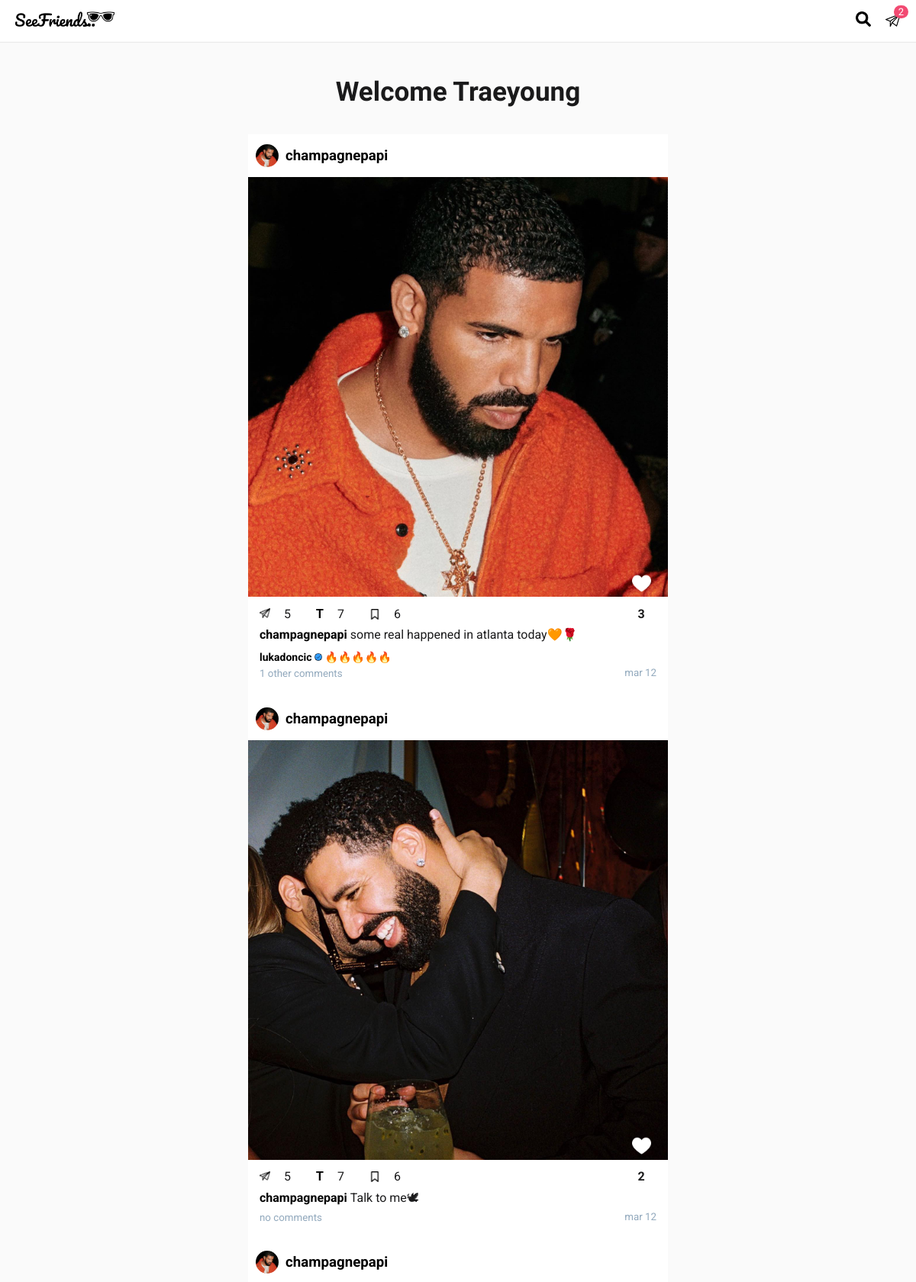
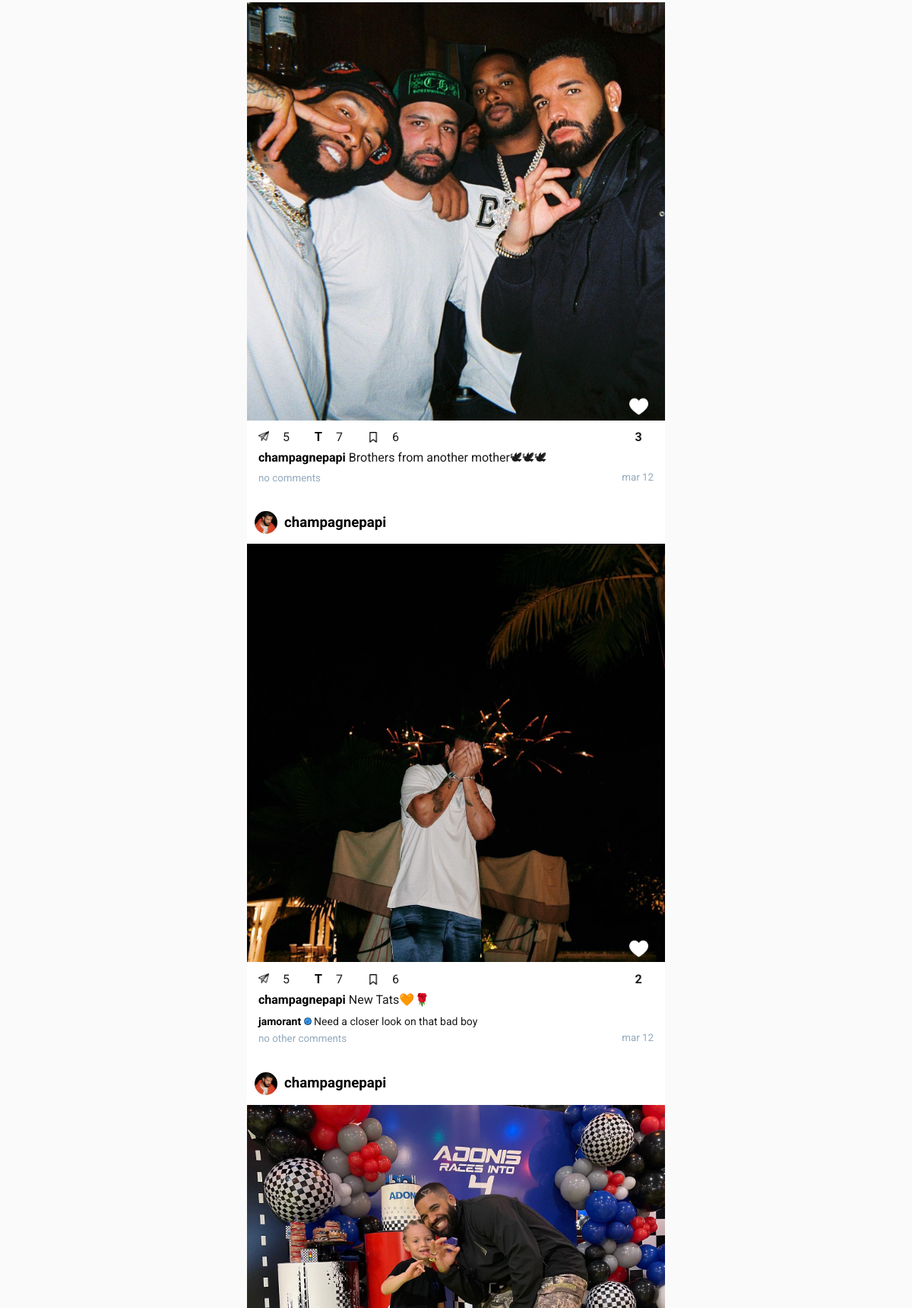
Screenshot of / (signed in, upper part) with the database file from the repository (2 pictures, top to bottom).
### homeapp/models.py (models this page shows, shortened)
class PostFeed(models.Model):
   owner = models.ForeignKey(User, on_delete=models.CASCADE, null=True, blank=True)
   post_owner = models.ForeignKey(User, on_delete=models.CASCADE, null=True, blank=True, related_name="p_owner")
   post = models.ForeignKey(Post, on_delete=models.CASCADE, null=True, blank=True)
   updated = models.DateTimeField(auto_now=True)
   created = models.DateTimeField(auto_now_add=True)
   id = models.UUIDField(default=uuid.uuid4, primary_key=True, unique=True, editable=False)
   class Meta:
      ordering = ['-created']
      verbose_name_plural = "PostFeed"

class Post(models.Model):
   owner = models.ForeignKey(User, on_delete=models.CASCADE, null=True, blank=True)
   img = models.ImageField(upload_to='contents/', null=True, blank=True)
   body = models.TextField()
   likers = models.ManyToManyField(User, 'post_likers', blank=True)
   commenters = models.ManyToManyField(User, 'post_commenters', blank=True)
   updated = models.DateTimeField(auto_now=True)
   created = models.DateTimeField(auto_now_add=True)
   id = models.UUIDField(default=uuid.uuid4, primary_key=True, unique=True, editable=False)
   class Meta:
      ordering = ['-created']
   @property
   def get_total_likes(self):
      return self.likers.count()
   def is_leapyear(self, year):
      leap_year = None
      if (year % 4 == 0):
         if (year % 100 == 0):
            if (year % 400 == 0):
               leap_year = True
            else:
               leap_year = False
         else:
            leap_year = True
      else:
         leap_year = False
      return leap_year
   def returnDateInMinutesAgo(self, year, month, day, hour, minutes):
      is_a_leapyear = self.is_leapyear(year) # print(f"{year} is a leap year == {is_a_leapyear}")
      months_days = [31, 28, 31, 30, 31, 30, 31, 31, 30, 31, 30, 31]
      months_days_leap = [31, 29, 31, 30, 31, 30, 31, 31, 30, 31, 30, 31]
      days_for_months_ago = 0
      if is_a_leapyear == False: # print(f"Month: {month}")
         for index, days in enumerate(months_days):
            if index != month-1: # print(index+1, days)
               days_for_months_ago += days
            elif index == month-1: # print(f"stop month reached") #print(f"Total days: {days_for_months_ago + day}\n")
               break
      else:
         for index, days in enumerate(months_days_leap):
            if index != month-1: # print(index+1, days)
               days_for_months_ago += days
            elif index == month-1: # print(f"stop month reached") #print(f"Total days: {days_for_months_ago + day}\n")
               break
      total_days = (days_for_months_ago + day)
      total_minutes = minutes + (hour * 60) + ( (total_days * 24) * 60)
      return total_minutes
   @property
   def get_time(self):
      date = datetime.now()
      cr_date = self.created   # print(date) # print(cr_date)
      if date.year == cr_date.year:
         minutes_ago = self.returnDateInMinutesAgo(date.year, date.month, date.day, date.hour, date.minute) - self.returnDateInMinutesAgo(date.year, cr_date.month, cr_date.day, cr_date.hour+1, cr_date.minute)
         if date.day == cr_date.day:
            print(minutes_ago)
            if minutes_ago < 60:
               return f"{minutes_ago} {'minutes' if minutes_ago != 1 else 'minute'} ago"
            elif minutes_ago < 1440:
               hour = minutes_ago // 60
               return f"{hour} {'hours' if hour != 1 else 'hour'} ago"
         elif date.month == cr_date.month and date.day-1 == cr_date.day:
            return f"yesterday"
         else:
            months = {
            "1": "January",
            "2": "February",
            "3": "March",
            "4": "April",
            "5": "May",
            "6": "June",
            "7": "July",
            "8": "August",
            "9": "September",
            "10": "October",
            "11": "November",
            "12": "December"
            }
            return f"{months[str(cr_date.month-1)][:3]} {cr_date.day}"

class CommentOnPost(models.Model):
   owner = models.ForeignKey(User, on_delete=models.CASCADE, null=True, blank=True)
   post = models.ForeignKey(Post, on_delete=models.CASCADE)
   comment = models.CharField(max_length=2000)
   updated = models.DateTimeField(auto_now=True)
   created = models.DateTimeField(auto_now_add=True)
   id = models.UUIDField(default=uuid.uuid4, primary_key=True, unique=True, editable=False)
   class Meta:
      ordering = ['-created', '-updated']

### users/models.py (models this page shows, shortened)
class Profile(models.Model):
   VOTE_TYPE = (
      ('MALE', 'a male'),
      ('FEMALE', 'a female'),
   )
   user = models.OneToOneField(User, on_delete=models.CASCADE)
   name = models.CharField(max_length=200, blank=True, null=True)
   username = models.CharField(max_length=200, blank=True, null=True, unique=True)
   email = models.EmailField(max_length=500, blank=True, null=True, unique=True)
   img = models.ImageField(upload_to="profiles/", default="icons/user.png")
   bio = models.TextField(default="", blank=True, null=True)
   online = models.BooleanField(default=False)
   last_seen = models.DateTimeField(default=datetime.now(), null=True, blank=True)
   followers = models.ManyToManyField(User, related_name='followers', blank=True)
   following = models.ManyToManyField(User, related_name='following', blank=True)
   friends = models.ManyToManyField(User, related_name='friends', blank=True)
   verified = models.BooleanField(default=False)
   saved_post = models.ManyToManyField("homeapp.Post", related_name="saved_post", blank=True)
   saved_tell = models.ManyToManyField("homeapp.Tell", related_name="saved_tell", blank=True)
   seen_post = models.ManyToManyField("homeapp.Post", blank=True)
   seen_tell = models.ManyToManyField("homeapp.Tell", blank=True)
   activity_count = models.PositiveSmallIntegerField(default=0)
   updated = models.DateTimeField(auto_now_add=True)
   created = models.DateTimeField(auto_now=True)
   id = models.UUIDField(default=uuid.uuid4, unique=True, primary_key=True, editable=False)

### homeapp/views.py (the view)
# urls.py: path('', views.home, name="home"),
@login_required(login_url="login")
def home(request):
   userfollows = request.user.profile.following.all()  # print(f"following: {userfollows}")
   interestedfollowings = returnInterestedFollowings(request, userfollows) # print(f"Views.. {interestedfollowings}")
   unseen, seen = returnPostsForFeed(request, interestedfollowings)
   random.shuffle(seen)
   contents = unseen + seen
   chats_count = returnChatsCount(request)     # logic: gets chats count
   context = {'contents': contents, 'chats_count': chats_count}
   return render(request, 'home.html', context)

### homeapp/utils.py (called while the page is built)
def returnInterestedFollowings(request, userfollows):
   users_kv = {}
   for user in userfollows:
      users_kv[user] = 0
      user_posts = user.post_set.all().order_by('created')[:5]
      for post in user_posts:   # print(f"{user}.. post -> {post}__________")
         if request.user in post.commenters.all() and request.user in post.likers.all():
            users_kv[user] += 3   # add 3points
         elif request.user in post.likers.all():
            users_kv[user] += 2   # add 2points
         else:
            users_kv[user] += 0   # add 0points
   users_sbi = sorted(users_kv.items(), key=lambda x:x[1], reverse=True)   # sbi: sorted by interest
   users_interestedin = [x[0] for x in users_sbi]
   return users_interestedin

def returnPostsForFeed(request, interestedfollowings):
   unseen, seen = [], []
   unseen_count, seen_count = 0, 0
   for post in request.user.post_set.all()[:1]:
      if post not in request.user.profile.seen_post.all():
         unseen.append(post)
   for user in interestedfollowings:   # print(f"User: {user}")
      for post in user.post_set.all():
         if post not in request.user.profile.seen_post.all():
            unseen.append(post)
            unseen_count +=1
            addToSeenPost(request, post)
         else:
            seen.append(post)
            seen_count +=1
   unseen.reverse()
   for post in unseen:   # print(f"FEED READY = {post.is_feed_ready}")
      if post.is_feed_ready:
         post, created = PostFeed.objects.get_or_create(owner=request.user, post_owner=post.owner, post=post)
      else: continue
   unseen.reverse()  # print(unseen)
   return unseen, seen

### messagesapp/utils.py (called while the page is built)
def returnChatsCount(request):
   chats_count = request.user.messages.filter(
      Q (unread_messages__gt = 0) &
      Q (request_accepted = True)).count()
   return chats_count

### homeapp/templates/home.html (shortened to what this page needs)
{% extends 'main.html' %}
{% load static %}
{% block content %}
{% include 'components/header-component.html' %}
   <main>
      <div class="welcome-user pad-top-10">
         <h3>Welcome {{request.user|title}}</h3>
      </div>
      <section class="background-white mobile-page-center border-rad-20">
      {% for content in request.user.postfeed_set.all %}
      <div class="content-wrapper">
         <div class="content-box"  data-pid="{{content.post.id}}">
            <div class="content-layer-1 fc-top">
               <div class="cl-left flex">
                  <div class="img-holder">
                     <img src="{{content.post.owner.profile.img.url}}" alt="" class="img-holder-image">
                  </div>
                  <div class="content-owner">
                     <a href="#"><h3>{{content.post.owner}}</h3></a>
                  </div>
               </div>
            </div>
            <div class="content-1">
               <div class="big-heart-parent">
                  <img src="{{content.post.img.url}}" alt="post" class="post-img">
               </div>
               {% if request.user not in content.post.likers.all %}
               <div class="heart-p position-rel">
                  <img src="{% static 'images/icons/heart/heartw-32.png' %}" alt="" class="heartw" data-pid="{{content.post.id}}">
               </div>
               {% else %}
               <div class="heart-p position-rel">
                  <img src="{% static 'images/icons/heart/heartw-32.png' %}" alt="" class="heartw" data-pid="{{content.post.id}}">
                  <img src="{% static 'images/icons/heart/heartr-32.png' %}" alt="" class="heartr" data-pid="{{content.post.id}}">
               </div>
               {% endif %}
            </div>
            <div class="content-2-updated">
               <div class="content-layer-0 pad-top-5">
                  <div class="cl1-left">
                     <a href="#"><img src="{% static 'images/icons/send/send-16.png' %}" alt="" title="respond to post"></a>
                     <p >5</p>
                     <a href="#"><strong class="font-lobster" title="tell on">T</strong></a>
                     <p>7</p>
                     <img src="{% static 'images/icons/bookmark/bookmark-16.png' %}" title="save post">
                     <p>6</p>
                  </div>
                  <div class="cl1-right pl-new">
                     <strong class="like_count" id="">{{content.post.get_total_likes}}</strong>
                  </div>
               </div>
               <div class="content-layer-2">
                  <p class="no-margin"><strong><a href="{% url 'other-profile' content.post.owner.id %}">{{content.post.owner.profile.username}} </a></strong>{{content.post.body}}</p>
               </div>
               {% for comment in content.post.commentonpost_set.all|slice:1 %}
               <div class="content-layer-3">
                  <p class="no-margin pad-top-5">
                     <a href="{% url 'other-profile' comment.owner.id %}">
                        <strong>{{comment.owner}}
                        {% if comment.owner.profile.verified %}
                           <img src="{% static 'images/icons/verified/verified-blue2.png' %}" class="width-10" alt="verification">
                        {% endif %}
                        </strong>
                     </a>
                     {{comment.comment}}</p>
               </div>
               {% endfor %}
               <div class="cl-4 flex pad-bot-20">
                  <a href="{% url 'post-comments-page' content.post.id %}">
                     {% if content.post.commentonpost_set.all.count > 1 %}
                     <small class="grey no-margin pad-top-5 pad-bot-5">{{content.post.commentonpost_set.all.count|add:-1}} other comments</small>
                     {% elif content.post.commentonpost_set.all.count > 0 %}
                     <small class="grey no-margin pad-top-5 pad-bot-5">no other comments</small>
                     {% else %}
                     <small class="grey no-margin pad-top-5 pad-bot-5">no comments</small>
                     {% endif %}
                  </a>
                  <small class="grey">{{content.post.get_time|lower}}</small>
               </div>
            </div>
         </div>
      </div>
      {% endfor %}
      </section>
   </main>
{% endblock %}

### static/main.css (style rules this page uses)
body { background-color: #fafafa; margin: 0; font-family: "Roboto", sans-serif; font-weight: 300px; margin-bottom: 70px; color: #1a1a1b; }
.no-margin { margin: 0; }
.position-rel { position: relative; }
.background-white { background-color: #fff; }
.grey { color: #92a9bd; }
.width-10 { width: 10px; }
.pad-bot-5 { padding-bottom: 5px; }
.pad-bot-20 { padding-bottom: 20px; }
.pad-top-5 { padding-top: 5px; }
.pad-top-10 { padding-top: 10px; }
a { text-decoration: none; color: #000; }
.flex { display: flex; align-items: center; }
.font-lobster { font-family: "Lobster", sans-serif; }
main { margin-top: 54px; }
.welcome-user { font-family: "Sacramento", cursive; font-size: 30px; font-weight: 100; text-align: center; margin-top: 50px; margin-bottom: 10px; }
.content-wrapper { margin: 0 auto; max-width: 550px; }
.content-box { border-bottom-left-radius: 10px; border-bottom-right-radius: 10px; line-height: 1.4; background-color: #fff; }
.content-2-updated { background-color: #ffffff; border-bottom-left-radius: 10px; border-bottom-right-radius: 10px; padding-bottom: 10px; padding: 0 15px; }
.content-1 img { max-width: 100%; object-fit: cover; }
.heartw { width: 25px; position: absolute; top: -37px; right: 22px; cursor: pointer; }
.content-layer-1 { display: flex; align-items: center; justify-content: space-between; }
.content-layer-2 { padding: 5px 0 0; padding-bottom: 3px; }
.content-layer-1 h3 { padding: 0 0 0 9px; margin: 5px 0; box-sizing: border-box; }
.fc-top { padding: 10px 10px; }
.content-layer-3 { font-size: 14px; }
.cl-4 { justify-content: space-between; }
.big-heart-parent { position: relative; }
.img-holder { height: 30px; min-width: 30px; max-width: 30px; border-radius: 50%; }
.img-holder-image { width: 100%; height: 100%; border-radius: 50%; object-fit: cover; }
.mobile-page-center { max-width: 550px; margin: 0 auto; }
.content-layer-0 { display: flex; justify-content: space-between; box-sizing: border-box; }
.post-img { object-fit: cover; height: 100%; width: 100%; }
.cl1-left { display: flex; justify-content: space-between; align-items: center; width: 200px; }
.cl1-left p { padding-right: 15px; margin: 0; }
.pl-new { display: flex; justify-content: center; flex-grow: none; min-width: 40px; }
.cl1-left img, .cl1-right img { width: 14px; }
.cl1-left strong { font-size: 16px; }
.border-rad-20 { border-radius: 20px; }

### rows the page displays
PostFeed: post.owner.profile.img (picture), post.owner "champagnepapi", post.img (picture), post.get_total_likes "3", post.owner.profile.username "champagnepapi", post.body "some real happened in atlanta today🧡🌹", post.commentonpost_set.all.count|add "1", post.get_time "mar 12"
CommentOnPost: owner "lukadoncic", comment "🔥🔥🔥🔥🔥"
PostFeed: post.owner.profile.img (picture), post.owner "champagnepapi", post.img (picture), post.get_total_likes "2", post.owner.profile.username "champagnepapi", post.body "Talk to me🕊", shows "no comments", post.get_time "mar 12"
PostFeed: post.owner.profile.img (picture), post.owner "champagnepapi", post.img (picture), post.get_total_likes "3", post.owner.profile.username "champagnepapi", post.body "Brothers from another mother🕊🕊🕊", shows "no comments", post.get_time "mar 12"
PostFeed: post.owner.profile.img (picture), post.owner "champagnepapi", post.img (picture), post.get_total_likes "2", post.owner.profile.username "champagnepapi", post.body "New Tats🧡🌹", shows "no other comments", post.get_time "mar 12"
CommentOnPost: owner "jamorant", comment "Need a closer look on that bad boy"
PostFeed: post.owner.profile.img (picture), post.owner "champagnepapi", post.img (picture)

### other values shown
{{ chats_count }} "2"
{{ request.user|title }} "Traeyoung"
